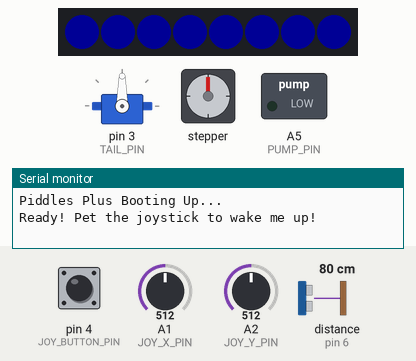
This sketch was run on a simulated Arduino Uno, built with avr-gcc and run on an emulated ATmega328P. Parts: servo, 8 RGB LEDs in strip order, left to right, stepper motor, switched loads named in the sketch (green lamp = pin HIGH), the last lines printed to the serial monitor. Wiring (inferred from the names in the program): ultrasonic range finder: trigger pin 7; echo pin 6. The inputs (shaded band) are chosen by the test bench; at power-on: distance to the obstacle (sensor on pin 6) 80 cm, pin 4 (JOY_BUTTON_PIN) HIGH, A1 (JOY_X_PIN) = 512, A2 (JOY_Y_PIN) = 512. The echo pulse lasts 58.3 µs per cm; dim RGB values are drawn brighter than linear; stepper angles assume 2048 steps per turn; pins used as bus, display or sensor lines are not drawn.

Above: at 1.2 s.
1.3 s: distance to the obstacle (sensor on pin 6) set to 73 cm
4.3 s: distance to the obstacle (sensor on pin 6) set to 66 cm
6.6 s: pin 4 (JOY_BUTTON_PIN) pulled LOW for 3.2 s
At 6.66 s:
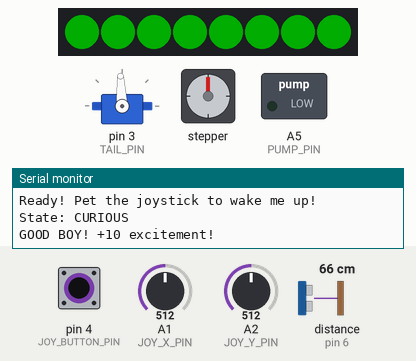
At 20.5 s:
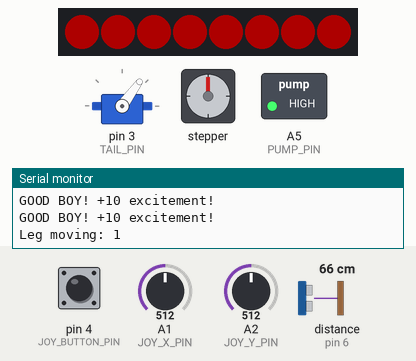
Timing chart, 0 to 22.1 s (numbered marks = the images above; inputs shaded):
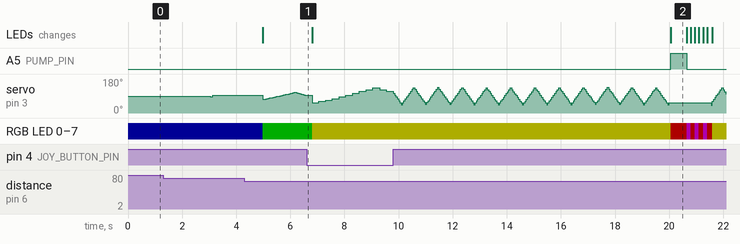

Measured:
- after the input at 4.3 s, RGB LED 0–7: RGB(0, 0, 20) → RGB(0, 50, 0) after 0.68 s
- what the display in image 2 shows lasts 0.6 s, from 20.0 s to 20.6 s

The sketch:

robotdog.ino
```cpp
#include <Stepper.h>
#include <Servo.h>
#include <Adafruit_NeoPixel.h>

// ============= PIN DEFINITIONS =============
// Ultrasonic
#define TRIG_PIN 7
#define ECHO_PIN 6

// Joystick
#define JOY_X_PIN A1
#define JOY_Y_PIN A2
#define JOY_BUTTON_PIN 4

// Actuators
#define TAIL_PIN 3
#define PUMP_PIN A5
#define NEO_PIN A4

// Stepper pins (28BYJ-48 via ULN2003)
#define IN1 8
#define IN2 9
#define IN3 10
#define IN4 11

// ============= CONSTANTS =============
const int stepsPerRev = 2048;
Stepper legStepper(stepsPerRev, IN1, IN3, IN2, IN4);
Servo tailServo;
Adafruit_NeoPixel pixels(8, NEO_PIN, NEO_GRB + NEO_KHZ800);

// ============= STATE MACHINE =============
enum DogState { SLEEPING, CURIOUS, HAPPY, OVERLOAD };
DogState currentState = SLEEPING;

// ============= EXCITEMENT SYSTEM =============
int excitementLevel = 0;        // 0-100
const int EXCITEMENT_DECAY = 1; // Lose 1 point per second
unsigned long lastDecayTime = 0;

// ============= LEG CONTROL =============
int legPosition = 0;  // 0 = down, 400 = up (~70 degrees)
const int legUpPos = 400;
const int legDownPos = 0;

// ============= PUMP CONTROL =============
unsigned long lastPeeTime = 0;
const unsigned long PEE_COOLDOWN = 20000; // 20 seconds

// ============= JOYSTICK TRACKING =============
int lastJoyX = 512;
int lastJoyY = 512;
unsigned long lastJoyReadTime = 0;

void setup() {
  Serial.begin(9600);
  Serial.println("Piddles Plus Booting Up...");

  // Initialize pins
  pinMode(TRIG_PIN, OUTPUT);
  pinMode(ECHO_PIN, INPUT);
  pinMode(JOY_BUTTON_PIN, INPUT_PULLUP);
  pinMode(PUMP_PIN, OUTPUT);
  digitalWrite(PUMP_PIN, LOW);

  // Initialize stepper
  legStepper.setSpeed(10); // 10 RPM
  moveLegTo(legDownPos);   // Start with leg down

  // Initialize servo
  tailServo.attach(TAIL_PIN);
  tailServo.write(90);     // Neutral position

  // Initialize NeoPixels
  pixels.begin();
  setEyeColor(0, 0, 20);   // Dim blue (sleeping)

  Serial.println("Ready! Pet the joystick to wake me up!");
}

void loop() {
  unsigned long currentMillis = millis();

  // Read all inputs
  long distance = readUltrasonic();
  int joyActivity = readJoystick();
  bool buttonPressed = readJoystickButton();

  // Calculate excitement from both sources
  calculateExcitement(distance, joyActivity, buttonPressed);

  // Decay excitement over time (1 per second)
  if (currentMillis - lastDecayTime > 1000) {
    excitementLevel = max(0, excitementLevel - EXCITEMENT_DECAY);
    lastDecayTime = currentMillis;
  }

  // Update state based on excitement
  updateState();

  // Run current state behavior
  runStateBehavior();

  // Small delay for stability
  delay(30);
}

// ============= SENSOR FUNCTIONS =============
long readUltrasonic() {
  digitalWrite(TRIG_PIN, LOW);
  delayMicroseconds(2);
  digitalWrite(TRIG_PIN, HIGH);
  delayMicroseconds(10);
  digitalWrite(TRIG_PIN, LOW);

  long duration = pulseIn(ECHO_PIN, HIGH, 30000);
  if (duration == 0) return 100; // Timeout = nothing detected

  long distance = duration * 0.034 / 2;
  if (distance > 100) distance = 100; // Cap at 1m
  return distance;
}

int readJoystick() {
  // Read current joystick position
  int joyX = analogRead(JOY_X_PIN);
  int joyY = analogRead(JOY_Y_PIN);

  // Calculate how much it moved since last read
  int movement = abs(joyX - lastJoyX) + abs(joyY - lastJoyY);

  // Update last position
  lastJoyX = joyX;
  lastJoyY = joyY;

  // Return movement amount (0-1024 range)
  return movement;
}

bool readJoystickButton() {
  // Button is active LOW (pressed = LOW)
  return !digitalRead(JOY_BUTTON_PIN);
}

void calculateExcitement(long distance, int joyMovement, bool buttonPressed) {
  // Distance factor: closer = more excitement
  if (distance < 20) {
    excitementLevel += 3;
  } else if (distance < 40) {
    excitementLevel += 2;
  } else if (distance < 70) {
    excitementLevel += 1;
  }

  // Joystick petting: movement = excitement
  if (joyMovement > 50) { // Significant movement
    excitementLevel += joyMovement / 100; // 50 movement = +0.5, 500 = +5
    Serial.print("Pet detected! +");
    Serial.println(joyMovement / 100);
  }

  // Button press = "good boy!" pat
  if (buttonPressed) {
    excitementLevel += 10;
    Serial.println("GOOD BOY! +10 excitement!");
    delay(200); // Debounce
  }

  // Cap excitement
  excitementLevel = min(100, excitementLevel);
}

// ============= STATE MANAGEMENT =============
void updateState() {
  DogState newState = currentState;

  // OVERLOAD requires excitement high AND cooldown passed
  if (excitementLevel >= 80 && millis() - lastPeeTime > PEE_COOLDOWN) {
    newState = OVERLOAD;
  } else if (excitementLevel >= 50) {
    newState = HAPPY;
  } else if (excitementLevel >= 20) {
    newState = CURIOUS;
  } else {
    newState = SLEEPING;
  }

  // Handle state transition
  if (newState != currentState) {
    onStateEnter(newState);
    currentState = newState;
  }
}

void onStateEnter(DogState state) {
  switch(state) {
    case SLEEPING:
      setEyeColor(0, 0, 20);    // Dim blue
      moveLegTo(legDownPos);
      Serial.println("State: SLEEPING");
      break;

    case CURIOUS:
      setEyeColor(0, 50, 0);    // Green
      Serial.println("State: CURIOUS");
      break;

    case HAPPY:
      setEyeColor(50, 50, 0);   // Yellow
      Serial.println("State: HAPPY");
      break;

    case OVERLOAD:
      setEyeColor(50, 0, 0);    // Red
      moveLegTo(legUpPos);
      activatePump();
      Serial.println("State: OVERLOAD - HERE IT COMES!");
      break;
  }
}

// ============= BEHAVIORS =============
void runStateBehavior() {
  switch(currentState) {
    case SLEEPING:
      sleepingBehavior();
      break;
    case CURIOUS:
      curiousBehavior();
      break;
    case HAPPY:
      happyBehavior();
      break;
    case OVERLOAD:
      overloadBehavior();
      break;
  }
}

void sleepingBehavior() {
  // Occasional tiny tail twitch
  static unsigned long lastTwitch = 0;
  if (millis() - lastTwitch > 3000) {
    tailServo.write(85);
    delay(100);
    tailServo.write(95);
    lastTwitch = millis();
  }
}

void curiousBehavior() {
  // Slow wag - speed based on excitement level
  static int angle = 70;
  static int direction = 1;
  int speed = map(excitementLevel, 20, 50, 2, 4);

  angle += direction * speed;
  if (angle > 110) direction = -1;
  if (angle < 70) direction = 1;

  tailServo.write(angle);
  delay(30);
}

void happyBehavior() {
  // Fast wag - speed based on excitement level
  static int angle = 50;
  static int direction = 1;
  int speed = map(excitementLevel, 50, 80, 5, 8);

  angle += direction * speed;
  if (angle > 130) direction = -1;
  if (angle < 50) direction = 1;

  tailServo.write(angle);
  delay(15);
}

void overloadBehavior() {
  // MAXIMUM WAG!
  static int angle = 30;
  static int direction = 1;

  angle += direction * 10;
  if (angle > 150) direction = -1;
  if (angle < 30) direction = 1;

  tailServo.write(angle);
  delay(8);

  // After peeing, return to HAPPY
  if (millis() - lastPeeTime > 5000) { // 5 seconds after pee
    currentState = HAPPY;
    moveLegTo(legDownPos);
  }
}

// ============= LEG CONTROL =============
void moveLegTo(int target) {
  static unsigned long lastStep = 0;
  int stepsToMove = target - legPosition;

  if (stepsToMove != 0 && millis() - lastStep > 100) {
    int direction = (stepsToMove > 0) ? 1 : -1;
    legStepper.step(direction);
    legPosition += direction;
    lastStep = millis();

    Serial.print("Leg moving: ");
    Serial.println(legPosition);
  }
}

// ============= PUMP CONTROL =============
void activatePump() {
  if (millis() - lastPeeTime > PEE_COOLDOWN) {
    digitalWrite(PUMP_PIN, HIGH);
    delay(600); // Adjust for desired volume
    digitalWrite(PUMP_PIN, LOW);
    lastPeeTime = millis();

    // Celebration blink!
    for(int i = 0; i < 3; i++) {
      setEyeColor(50, 0, 50); // Purple
      delay(150);
      setEyeColor(50, 0, 0);  // Red
      delay(150);
    }
  }
}

// ============= EYE CONTROL =============
void setEyeColor(int r, int g, int b) {
  for(int i = 0; i < 8; i++) {
    pixels.setPixelColor(i, pixels.Color(r, g, b));
  }
  pixels.show();
}
```
